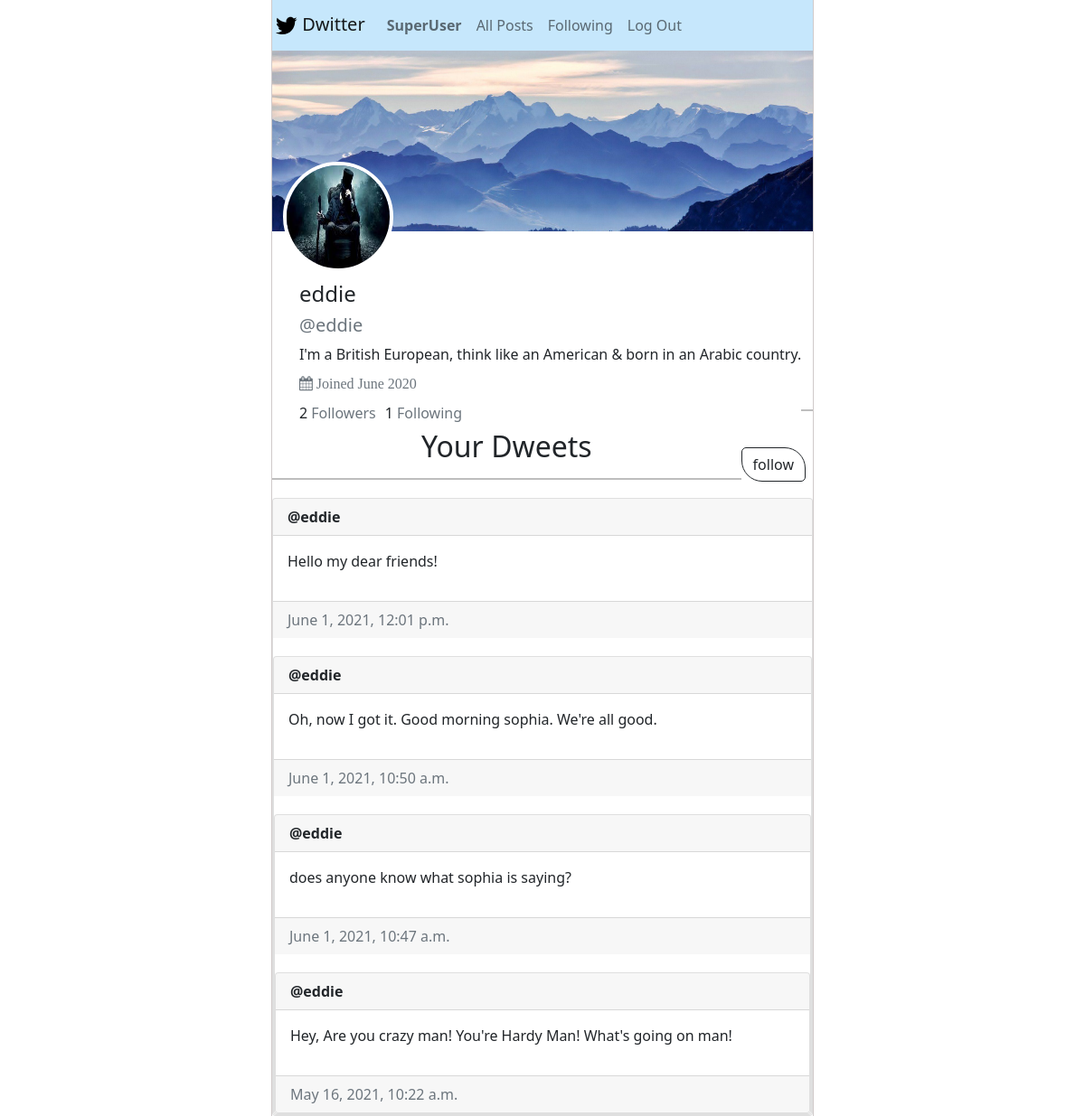
Screenshot of /1 (signed in) with the database file from the repository.
### network/models.py (models this page shows, shortened)
class User(AbstractUser):
    pass

class Profile(models.Model):
    user = models.OneToOneField(
        User, on_delete=models.CASCADE, related_name="user_profile"
    )
    profile_pic = models.ImageField(default="default.jpg", upload_to="profile_pics")
    background_img = models.ImageField(
        default="Default_background.jpg", upload_to="bg_img"
    )
    bio = models.TextField(null=False, default="")

class post(models.Model):
    posted_by = models.ForeignKey(
        User, on_delete=models.CASCADE, related_name="post_owner"
    )
    posted_on = models.DateTimeField(auto_now_add=True)
    description = models.TextField(null=False, default="")

### network/views.py (the view)
# urls.py: path("<int:user_id>", views.others_profile, name="others_profile"),
def others_profile(request, user_id):
    user = User.objects.get(pk=user_id)
    follow_unfollow = ""
    style = ""
    all_follower_following = follower_following.objects.all()
    flag = 0
    for i in all_follower_following:
        if str(i.followers) == str(user.username) and str(i.following) == str(
            request.user.username
        ):
            follow_unfollow = "unfollow"
            style = "danger"
            flag = 1
            break
    if not flag:
        follow_unfollow = "follow"
        style = "dark"
    if user:
        posts = post.objects.filter(posted_by=user).order_by("-posted_on")
        followers = User.objects.get(username=user.username).my_followers.count()
        following = User.objects.get(username=user.username).my_following.count()
        return render(
            request,
            "network/profile.html",
            {
                "user": user,
                "posts": posts,
                "followers": followers,
                "following": following,
                "follow_button_text": follow_unfollow,
                "follow_button_style": style,
            },
        )
    return HttpResponse("NO user with that name!!!")

### network/templates/network/profile.html (shortened to what this page needs)
{% extends "network/layout.html" %}
{% block body %}
<div
    style="background-image: url('{{user.user_profile.background_img.url}}');background-size:cover;background-position:center; height:200px; ;padding-top:123px;">
    <img src="{{user.user_profile.profile_pic.url}}"
        style="margin-left: 2%; height:122px;width: 122px; border-radius: 50%; border: 4px solid #ffffff;"
        alt="Profile Pic of {{user.username}}" title="{{user.username}}">
</div>
<div class="user-details" style="margin-left: 5%; margin-top: 55px;float: left;">
    <div id="name-and-username">
        <h4>{{user.username}}</h4>
        <h5 class="text-muted">@{{user.username}}</h5>
    </div>
    <div class="status">
        {{user.user_profile.bio}}
    </div>
    <p class="text-muted fa" style="margin-top: 12px;"><i class="fa fa-calendar"></i> Joined June 2020</p>
    <div id="follow-details">
        <h6 style="text-align:left;float:left;margin-right: 10px;"> <span id="followers">{{followers}}</span> <span
                class="text-muted">Followers</span></h6>
        <h6 style="float:left;">{{following}} <span class="text-muted">Following</span> </h6>
    </div>
</div>
{% if request.user.username != user.username and request.user.is_authenticated %}
<div class="follow-unfollow" style="float: right;margin-top: 20px;">
    <form action="{% url 'follow_unfollow' %}" method="post">
        <button class="btn btn-outline-{{follow_button_style}}" name="follow_unfollow_button"
            value="{{follow_button_text}}" type="submit" id="follow-button"
            style="border-radius: 5px 23px; margin-right: 8px;">{{follow_button_text}}</button>
    </form>
</div>
{% endif %}
<hr style="margin-top: 33%;border: 1px solid black;">
{% if posts %}
<h2 class="text-center">Your Dweets</h2>
<hr style="border: 1px solid black;">
{% endif %}
<div class="my-posts">
    {% for post in posts %}
    <div class="card" style="margin-top: 20px;">
        <div class="card-header">
            <strong>@{{post.posted_by.username}}</strong>
        </div>
        <div class="card-body">
            <p>
                {{post.description}}
            </p>
        </div>
        <div class="card-footer text-muted">
            {{post.posted_on}}
        </div>
        {% endfor %}
    </div>
</div>
{% endblock %}

### network/templates/network/layout.html (shortened to what this page needs)
{% load static %}
<!DOCTYPE html>
<html lang="en" style="height: 100%;">
    <head>
        <link rel="stylesheet"
            href="https://cdn.jsdelivr.net/npm/@fortawesome/fontawesome-free@5.15.3/css/fontawesome.min.css">
        <link href="https://cdn.jsdelivr.net/npm/bootstrap@5.0.0-beta3/dist/css/bootstrap.min.css" rel="stylesheet"
>
        <link href="{% static 'network/styles.css' %}" rel="stylesheet">
        <link rel="stylesheet"
            href="https://cdnjs.cloudflare.com/ajax/libs/font-awesome/4.7.0/css/font-awesome.min.css">
    </head>
    <body style="margin: auto; height: 100%; border-left: 1px solid rgb(208, 202, 202);border-right: 1px solid rgb(208, 202, 202);"
        class=" col-lg-6">
        <nav class="navbar navbar-expand-lg navbar-light" style="background-color: rgb(198, 231, 252);">
            <a class="navbar-brand" style="padding-left: 3px;line-height: 15px;" href="{% url 'index' %}">
                Dwitter
            </a>
            <div class="navbar-nav nav-pills navbar-light" id="v-pills-tab" role="tablist" aria-orientation="vertical">
                {% if user.is_authenticated %}
                <a class="nav-link" id="v-pills-home-tab" data-toggle="pill" href="{% url 'profile'%}" role="tab"
                    aria-controls="v-pills-home" aria-selected="true"><strong>{{ request.user.username }}</strong></a>
                {% endif %}
                <a class="nav-link" id="v-pills-profile-tab" data-toggle="pill" href="{% url 'index' %}" role="tab"
                    aria-controls="v-pills-profile" aria-selected="false">All Posts</a>
                {% if request.user.is_authenticated %}
                <a class="nav-link" id="v-pills-home-tab" data-toggle="pill" href="{% url 'posts_of_following' %}"
                    role="tab" aria-controls="v-pills-home" aria-selected="false">Following</a>
                <a class="nav-link" id="v-pills-messages-tab" data-toggle="pill" href="{% url 'logout' %}" role="tab"
                    aria-controls="v-pills-messages" aria-selected="false">Log Out</a>
                {% endif %}
            </div>
        </nav>
        <div id="main">
            {% block body %}
            {% endblock %}
        </div>
    </body>
</html>

### network/static/network/styles.css (style rules this page uses)
a { text-decoration: none; }
i { cursor:pointer; border-radius:50%; display:inline-block; transition:.2s; }
i:before { font-family:fontawesome; content:'\f004'; font-style:normal; }

### rows the page displays
User: user.username "SuperUser"
User: user_profile.background_img (picture), user_profile.profile_pic (picture), username "eddie", user_profile.bio "I'm a British European, think like an American & born in an Arabic country."
post: posted_by.username "eddie", description "Hello my dear friends!", posted_on "June 1, 2021, 12:01 p.m."
post: posted_by.username "eddie", description "Oh, now I got it. Good morning sophia. We're all good.", posted_on "June 1, 2021, 10:50 a.m."
post: posted_by.username "eddie", description "does anyone know what sophia is saying?", posted_on "June 1, 2021, 10:47 a.m."
post: posted_by.username "eddie", description "Hey, Are you crazy man! You're Hardy Man! What's going on man!", posted_on "May 16, 2021, 10:22 a.m."

### other values shown
{{ followers }} "2"
{{ following }} "1"
{{ follow_button_text }} "follow"
